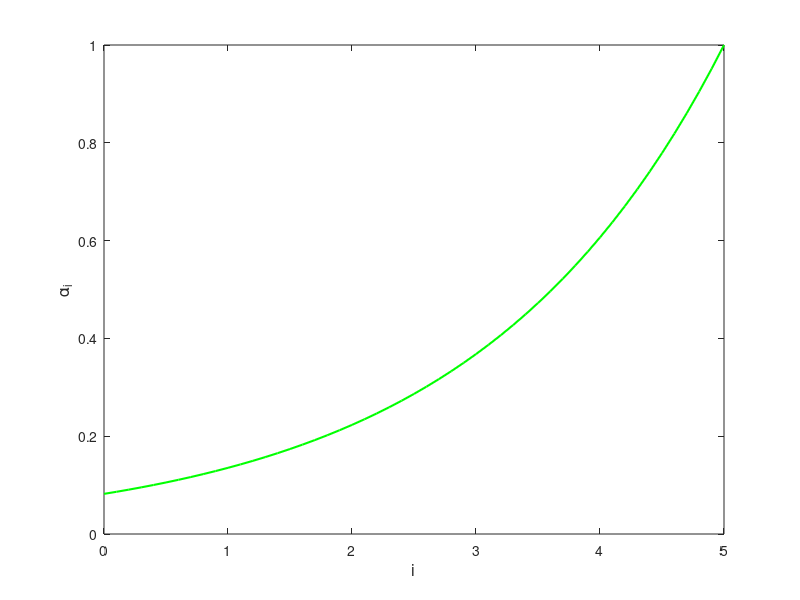

Write the MATLAB code that produced this figure.
clear
% Parámetros
N = 5;       % Punto central donde ocurre el cambio
k = 0.5;     % Parámetro de crecimiento exponencial

% Valores de i
i_values = 0:0.1:5;  % Desde 0 hasta 10, con incrementos de 0.1

% Cálculo de alpha_i
alpha_values = exp(-k * (N - i_values));
%alpha_values = exp(k * (i_values));

% Graficar
figure;
plot(i_values, alpha_values, 'g', 'LineWidth', 1.5); % Curva en color verde
hold on;
xlabel('i', 'FontSize', 12);
ylabel('\alpha_i', 'FontSize', 12);
